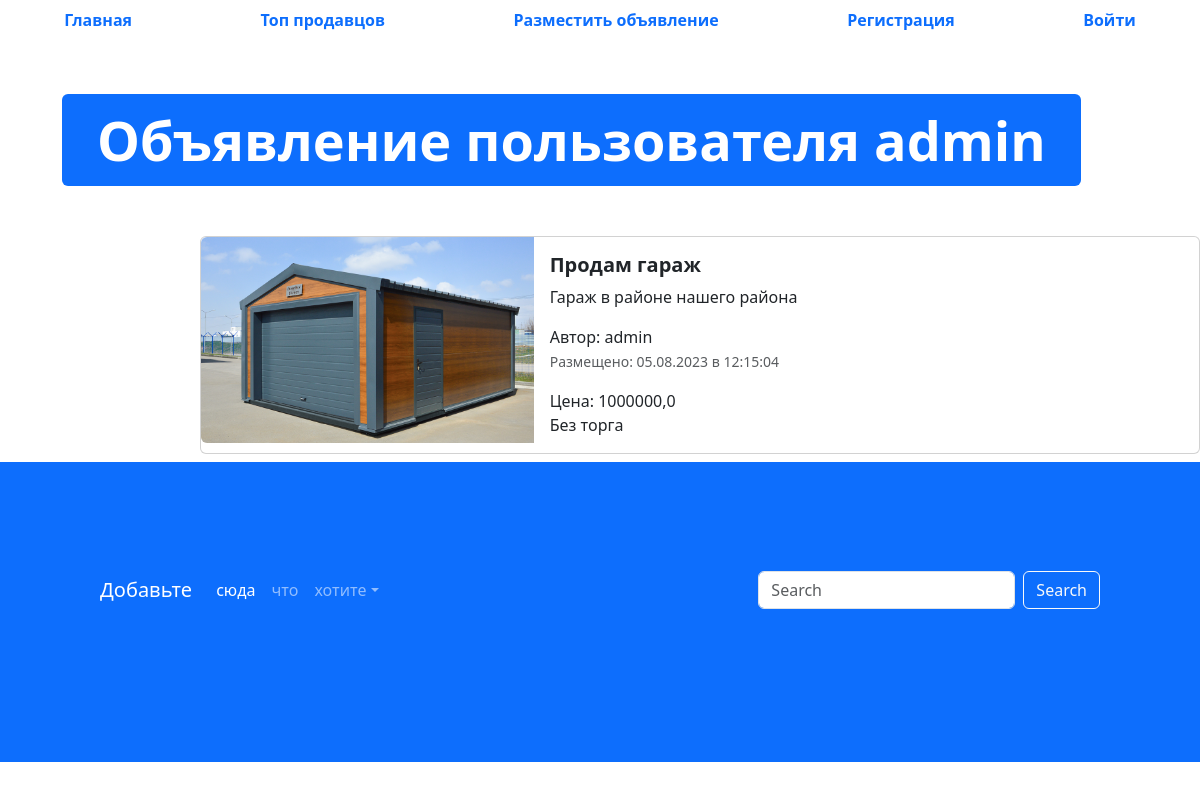
Screenshot of /advertisement/?adv=1 with the database file from the repository.
### app_advertisment/models.py (models this page shows, shortened)
class Advertisement(models.Model):
    title = models.CharField("Заголовок", max_length=128)
    text = models.TextField("Текст")
    price = models.FloatField("Цена")
    user = models.ForeignKey(User, on_delete=models.CASCADE)
    date = models.DateTimeField("Дата", auto_now_add=True)
    updated_at = models.DateTimeField("Дата обновления", auto_now=True)
    auction = models.BooleanField("Торг", help_text="Возможен торг или нет", default=False)
    image = models.ImageField("Изображение", upload_to='advertisment/media/')
    class Meta:
        db_table = "Advertisement"
        verbose_name = 'Список объявлений'
        verbose_name_plural = 'Список объявлений'
    @admin.display(description="дата создания")
    def created_date(self):
        from django.utils import timezone
        from django.utils.html import format_html
        if self.date.date() == timezone.now().date():
            create_time = self.date.time().strftime('%H:%M:%S')
            return format_html(
                '<span style = "color:green; font-weigth:bold;">Сегодня в {} </span>',create_time
            )
        return self.date.strftime('%d.%m.%Y в %H:%M:%S')

### app_advertisment/views.py (the view)
# urls.py: path("advertisement/", advertisement, name="advertisement"),
def advertisement(request:WSGIRequest):
    id_advertisement = request.GET.get("adv")
    adv = Advertisement.objects.get(id=id_advertisement)
    context = {"adv": adv}
    return render(request, 'advertisement/advertisement.html', context)

### templates/advertisement/advertisement.html (shortened to what this page needs)
<!DOCTYPE html>
{% extends 'base.html' %}
{% load static %}
{% block content %}
  <ul class="nav nav-pills sticky-top bg-white nav-fill">
    <li class="nav-item">
      <a class="nav-link" href="{% url 'main-page' %}">
        <span style="font-weight: bold;">Главная</span>
      </a>
    </li>
    <li class="nav-item">
      <a class="nav-link" href="{% url 'top-sellers' %}"><span style="font-weight: bold;">Топ продавцов</span>
      </a>
    </li>
    <li class="nav-item">
      <a class="nav-link" href="{% url 'advertisement-post' %}">
        <span style="font-weight: bold;">Разместить объявление</span>
      </a>
    </li>
      {% if user.is_authenticated %}
      <li class="nav-item">
        <a class="nav-link" href="{% url 'profile' %}">
          <span style="font-weight: bold">Профиль</span>
        </a>
      </li>
      <li class="nav-item">
        <a class="nav-link" href="{% url 'logout' %}">
          <span style="font-weight: bold">Выйти</span>
        </a>
      </li>
      {% else %}
      <li class="nav-item">
        <a class="nav-link" href="{% url 'register' %}">
          <span style="font-weight: bold">Регистрация</span>
        </a>
      </li>
      <li class="nav-item">
        <a class="nav-link" href="{% url 'login' %}">
          <span style="font-weight: bold">Войти</span>
        </a>
      </li>
      {% endif %}
  </ul>
  <div class="container" style="margin: 50px;">
    <div class="display-2">
      <span class="badge bg-primary">Объявление пользователя {{ adv.user}}</span>
    </div>
  </div>
  <div class="col offset-2">
    <div class="card mb-2" style="max-width: 1200px; margin-top: 20px;">
      <div class="row g-0">
        <div class="col-md-4">
          <a href="#" class="nav-link">
            {% if adv.image %}
              <img src="{{ adv.image.url }}" class="img-fluid rounded-start" alt="Card title"/>
            {% else %}
              <img src="{% static 'img/adv.png' %}" class="img-fluid rounded-start" alt="Card title">
            {% endif %}
          </a>
        </div>
        <div class="col">
          <div class="card-body">
            <h5 class="card-title">
              <a href="#" class="nav-link"><strong>{{ adv.title }}</strong></a>
            </h5>
            <p class="card-text">
              {{ adv.text }}
            </p>
            <span>Автор: {{ adv.user}}</span>
            <p class="card-text"><small class="text-muted">Размещено: {{ adv.created_date }}</small></p>
            <span>Цена: {{ adv.price }}</span>
            <p class="card-text">
              {% if adv.auction %}
                Возможен торг
              {% else %}
                Без торга
              {% endif %}
            </p>
          </div>
        </div>
      </div>
    </div>
  </div>
  <footer style="padding: 100px; min-height: 300px;" class="bg-primary">
    <nav class="navbar navbar-expand-sm navbar-dark">
      <a class="navbar-brand" href="#">Добавьте</a>
      <div class="collapse navbar-collapse" id="collapsibleNavId">
        <ul class="navbar-nav me-auto mt-2 mt-lg-0">
          <li class="nav-item">
            <a class="nav-link active" href="#" aria-current="page">сюда</a>
          </li>
          <li class="nav-item">
            <a class="nav-link" href="#">что</a>
          </li>
          <li class="nav-item dropdown">
            <a class="nav-link dropdown-toggle" href="#" id="dropdownId" data-bs-toggle="dropdown" aria-haspopup="true"
              aria-expanded="false">хотите</a>
          </li>
        </ul>
        <form class="d-flex my-2 my-lg-0">
          <input class="form-control me-sm-2" type="text" placeholder="Search">
          <button class="btn btn-outline-light my-2 my-sm-0" type="submit">Search</button>
        </form>
      </div>
    </nav>
  </footer>
  {% endblock %}

### rows the page displays
Advertisement: user "admin", image (picture), title "Продам гараж", text "Гараж в районе нашего района", created_date "05.08.2023 в 12:15:04", price "1000000,0"
